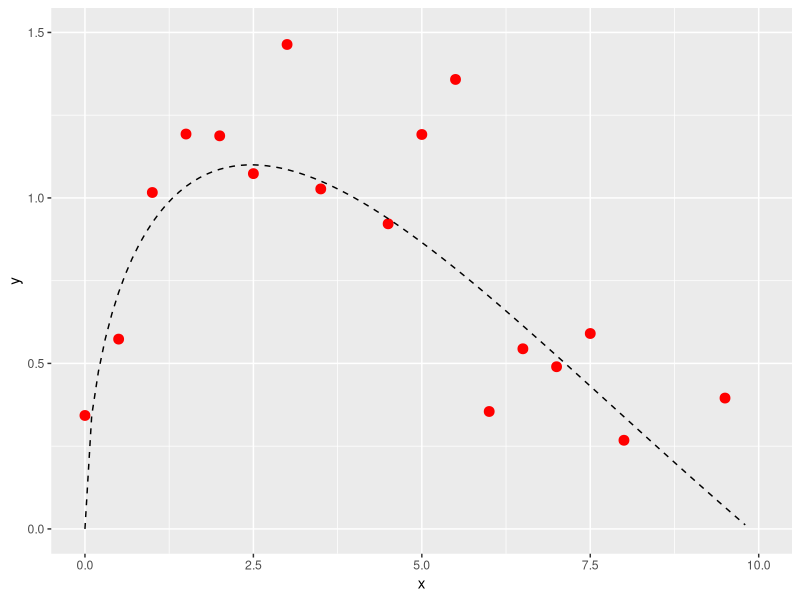
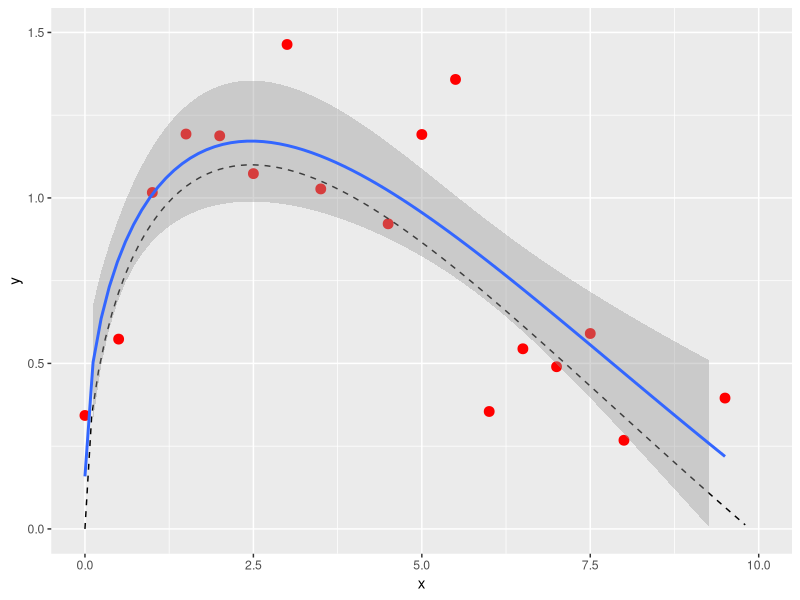
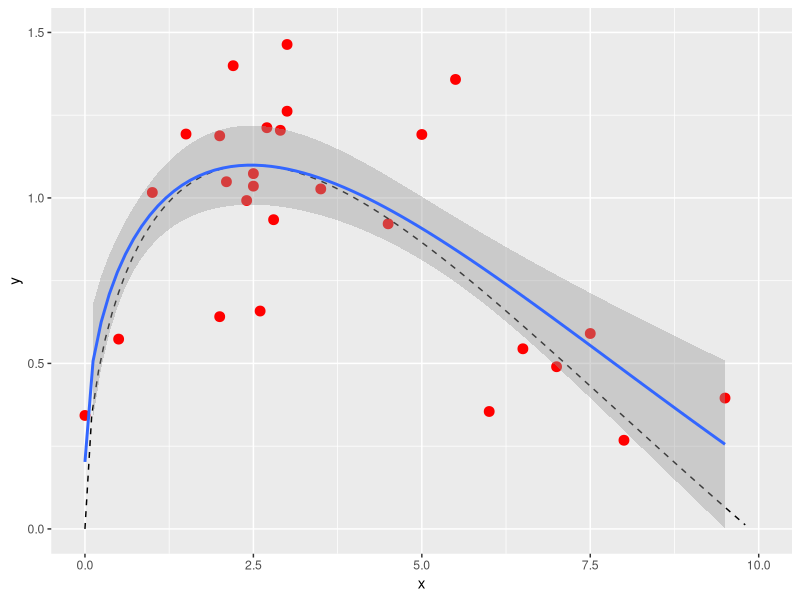
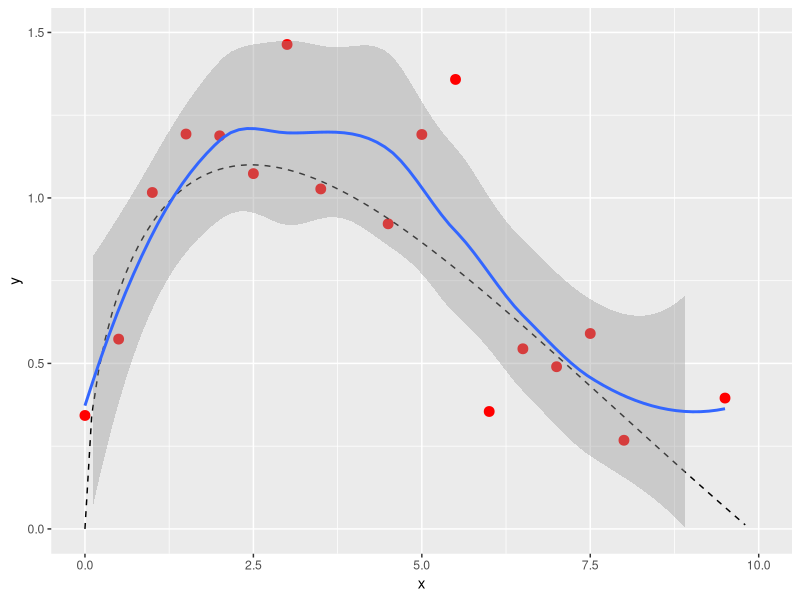
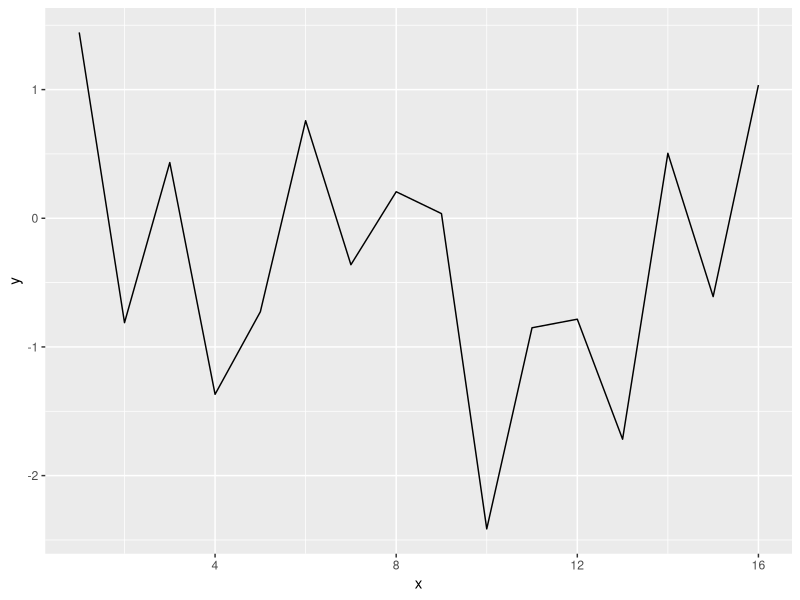

R code for these plots, in order:
## ---- chunk 1
#| code-fold: true
set.seed(42)
library(tidyverse)

## ---- chunk 2
#| label: fig-data
#| fig-cap: Noisy observations (red points) of the mystery function (dashed line).
#| warning: false
mystery.function <- \(x) 1.1 * sin(x**0.5)

observations <- tibble(x = seq(0, 10, 0.5)) |>
  mutate(
    y = mystery.function(x) + rnorm(length(x), mean = 0, sd = 0.25),
  )

ggplot(observations) +
  aes(x = x, y = y) +
  geom_point(colour = "red", size = 3) +
  geom_function(fun = mystery.function, colour = "black", linetype = "dashed") +
  scale_y_continuous(limit = c(0, 1.5))
## ---- chunk 3
#| label: fig-fit
#| fig-cap: Linear model fit (solid blue line) on the observations from the mystery function with 95% confidence interval (grey region).
ggplot(observations) +
  aes(x = x, y = y) +
  geom_point(colour = "red", size = 3) +
  geom_function(fun = mystery.function, colour = "black", linetype = "dashed") +
  geom_smooth(method = "lm", formula = y ~ sin(x**0.5)) +
  scale_y_continuous(limit = c(0, 1.5))
## ---- chunk 4
#| label: fig-more-obs
#| fig-cap: The same model but with additional data points in [2.0, 3.0). The fit is improved.

observations.extra <- tibble(
  x = seq(2.0, 3.0, 0.1)
) |>
  mutate(
    y = mystery.function(x) + rnorm(length(x), 0, 0.25)
  )

ggplot(
  bind_rows(
    observations,
    observations.extra
  )
) +
  aes(x = x, y = y) +
  geom_point(colour = "red", size = 3) +
  geom_function(fun = mystery.function, colour = "black", linetype = "dashed") +
  geom_smooth(method = "lm", formula = y ~ sin(x**0.5)) +
  scale_y_continuous(limit = c(0, 1.5))
## ---- chunk 5
#| label: fig-fit
#| fig-cap: Loess fit (solid blue line) on the observations from the mystery function with 95% confidence interval (grey region).
ggplot(observations) +
  aes(x = x, y = y) +
  geom_point(colour = "red", size = 3) +
  geom_function(fun = mystery.function, colour = "black", linetype = "dashed") +
  geom_smooth() +
  scale_y_continuous(limit = c(0, 1.5))
## ---- chunk 6
# label: fig-random-draw
# fig-cap: Random draw from multivariate normal distribution, plotted as a line.
n.dims <- 16

# Sigma specifies the covariance matrix of the variables.
# This identify matrix means each dim is completely unrelated.
sigma <- matrix(0, nrow = n.dims, ncol = n.dims)
for (i in 1:n.dims) {
  sigma[i, i] = 1
}

random.draw <- MASS::mvrnorm(
  n = 1, # n.samples
  mu = rep(0, n.dims), # all centered on 0
  Sigma = sigma
)

ggplot(
  data.frame(x = 1:n.dims, y = random.draw)
) +
  aes(x = x, y = y) +
  geom_line()
## ---- chunk 7
#| label: fig-gp
#| fig-cap: Examples of functions drawn from a Gaussian Process with some fixed hyper parameters.

# Kernel
sq_exp_cov <- function(x, lambda, alpha) {
  n <- length(x)
  K <- matrix(0, n, n)
  for (i in 1:n) {
    for (j in 1:n) {
      diff <- sqrt(sum((x[i] - x[j])^2))
      K[i, j] <- alpha^2 * exp(-diff^2 / (2 * lambda^2))
    }
  }
  K
}

# TODO sample from GP for one alpha and lambda, plot it
